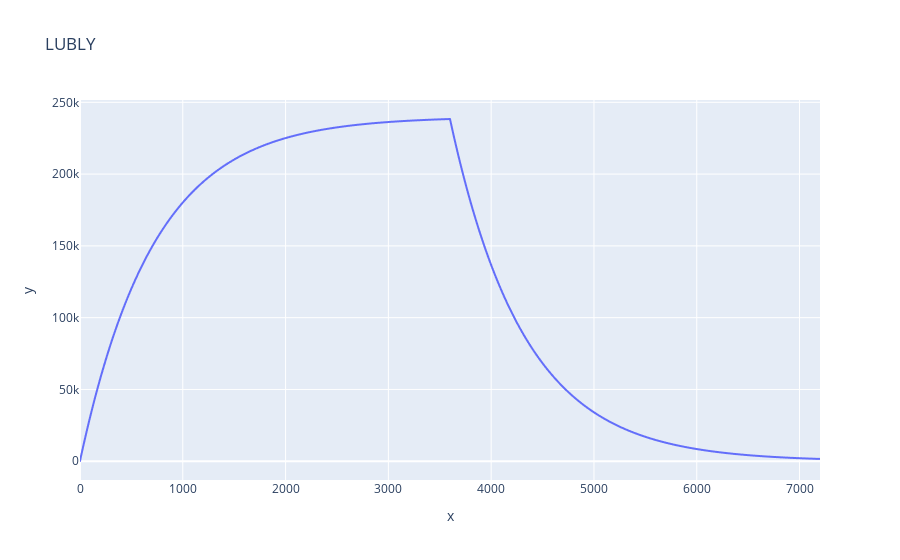

Notebook cell for this chart:
### Code cell
# Response to step input
y = get_transfer_function(ω, P, τ)
ux = [1] * 3600 + [0] * 3600
ux0 = [0]
yx0 = [0]
yx = run(y, ux, ux0, yx0)

# Plot
px.line(y=yx, title="LUBLY")

### Figure 1 — Plotly figure (JSON) as saved in the notebook; plotly's stock layout.template omitted (floating-point values rounded to 4 significant figures; data arrays with more than 128 entries replaced by an {"elided": "..."} marker saying what was removed)
{"data": [{"hovertemplate": "x=%{x}<br>y=%{y}<extra></extra>", "legendgroup": "", "line": {"color": "#636efa", "dash": "solid"}, "marker": {"symbol": "circle"}, "mode": "lines", "name": "", "showlegend": false, "type": "scattergl", "x": {"elided": "7200 int values"}, "xaxis": "x", "y": {"elided": "7200 float values"}, "yaxis": "y"}], "layout": {"legend": {"tracegroupgap": 0}, "title": {"text": "LUBLY"}, "xaxis": {"anchor": "y", "domain": [0, 1], "title": {"text": "x"}}, "yaxis": {"anchor": "x", "domain": [0, 1], "title": {"text": "y"}}}}
